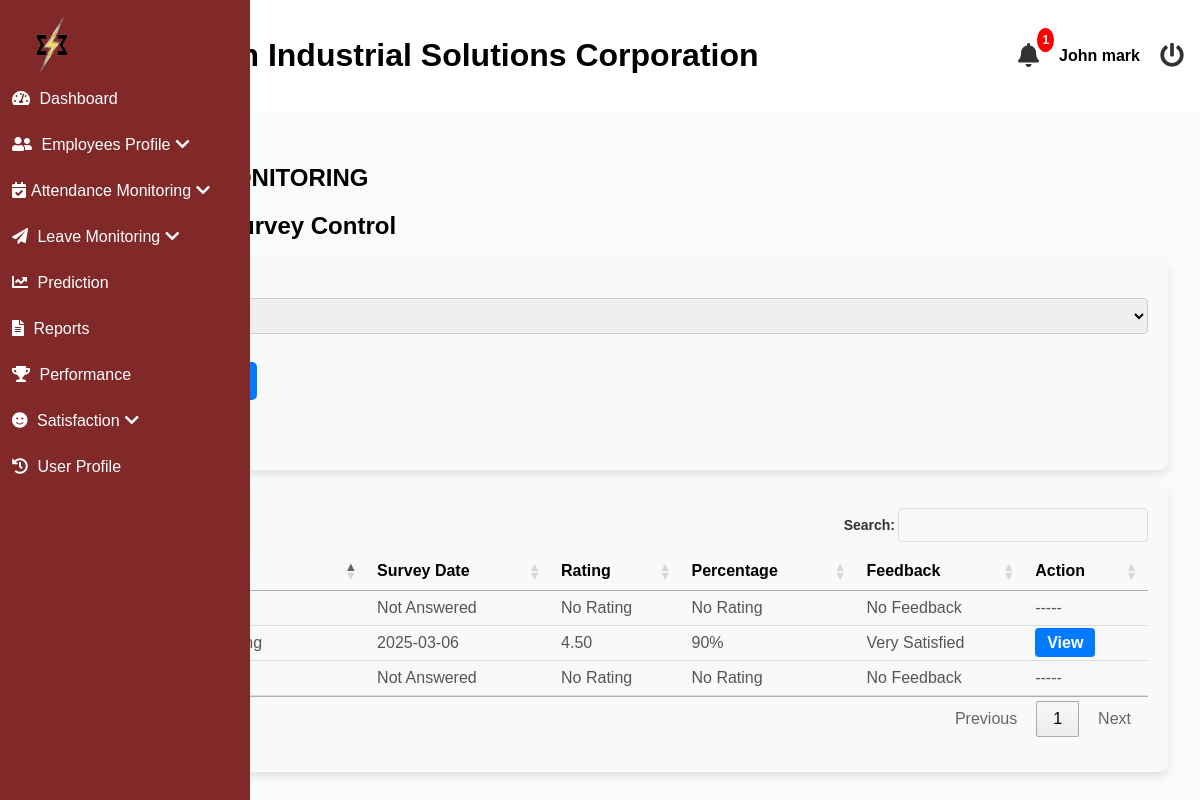
Before: /admin/satisfaction.php (signed in) with the older database file.
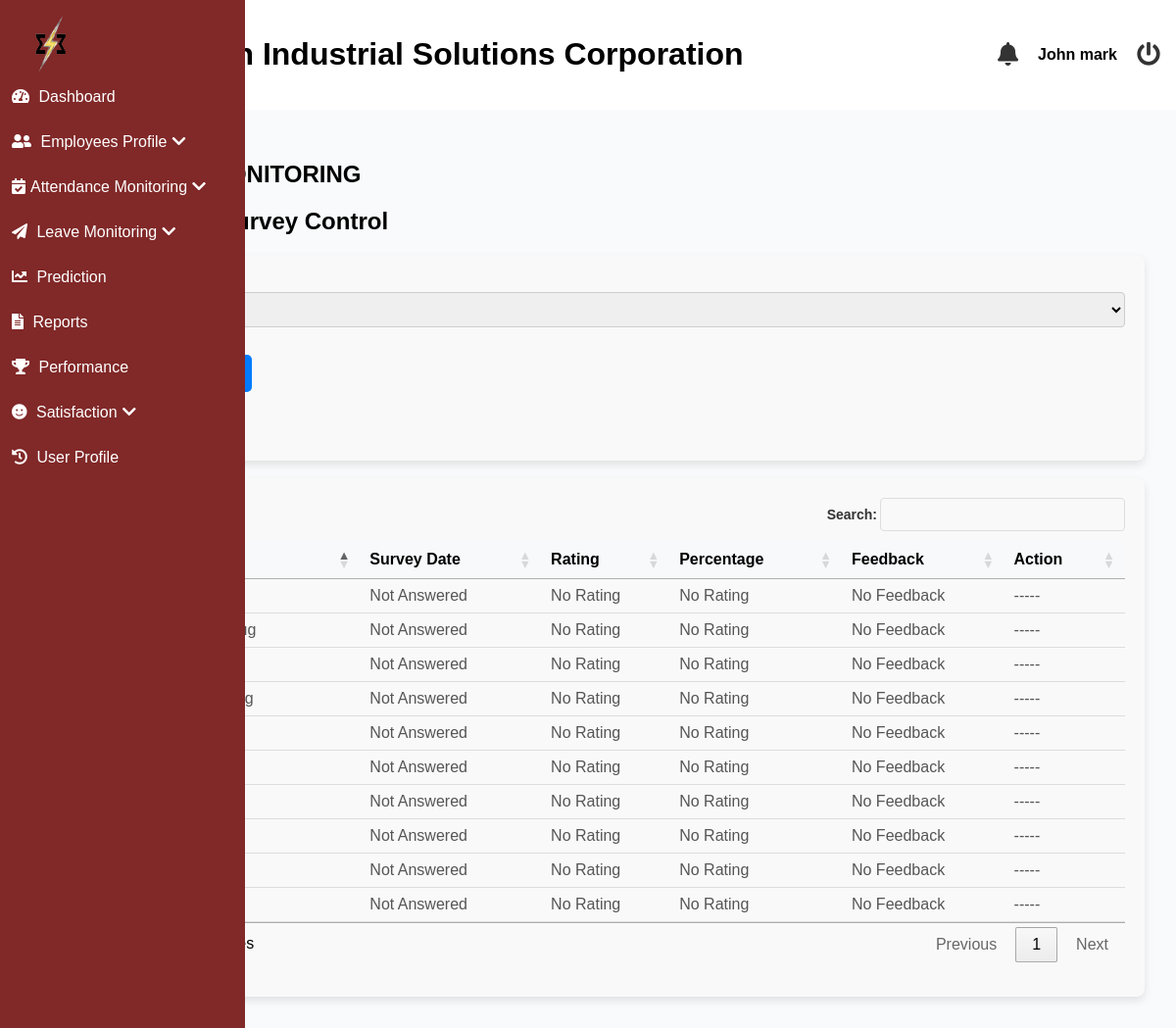
After: the same page with the newer database file.
### tables this page shows
CREATE TABLE `job_satisfaction_surveys` (
  `survey_id` int(11) NOT NULL,
  `employee_id` int(20) NOT NULL,
  `survey_date` date NOT NULL,
  `questions` longtext NOT NULL CHECK (json_valid(`questions`)),
  `overall_rating` decimal(5,2) NOT NULL,
  `rating_description` varchar(50) GENERATED ALWAYS AS (case when `overall_rating` between 4.00 and 5.00 then 'Very Satisfied' when `overall_rating` between 3.00 and 3.99 then 'Neutral' when `overall_rating` between 1.00 and 2.99 then 'Very Dissatisfied' else 'Undefined' end) VIRTUAL
);

CREATE TABLE `employees` (
  `id` int(11) NOT NULL,
  `last_name` varchar(255) NOT NULL,
  `first_name` varchar(255) NOT NULL,
  `middle_name` varchar(255) NOT NULL,
  `suffix` varchar(255) NOT NULL,
  `gender` varchar(32) NOT NULL,
  `email` varchar(100) NOT NULL,
  `position` varchar(255) NOT NULL,
  `hire_date` date NOT NULL,
  `department` varchar(255) NOT NULL,
  `employment_status` varchar(255) NOT NULL,
  `employee_id` int(20) NOT NULL,
  `user_type` int(11) NOT NULL DEFAULT 2 COMMENT '1=admin, 2=staff, 3=super admin',
  `password` varchar(255) NOT NULL,
  `e_status` int(11) NOT NULL DEFAULT 1,
  `date_of_birth` date DEFAULT NULL,
  `age` varchar(32) NOT NULL,
  `contact_number` varchar(20) DEFAULT NULL,
  `perma_address` text DEFAULT NULL,
  `civil_status` varchar(10) DEFAULT NULL,
  `sss_number` varchar(15) DEFAULT NULL,
  `philhealth_number` varchar(15) DEFAULT NULL,
  `pagibig_number` varchar(15) DEFAULT NULL,
  `tin_number` varchar(15) DEFAULT NULL,
  `emergency_contact_name` varchar(50) DEFAULT NULL,
  `emergency_contact_number` varchar(15) DEFAULT NULL,
  `educational_background` enum('Technical-Vocational Program graduate','College graduate','Master''s degree graduate','Doctorate degree graduate') DEFAULT NULL,
  `skills` text DEFAULT NULL,
  `username` varchar(255) NOT NULL,
  `sick_leave` int(11) NOT NULL DEFAULT 0,
  `vacation_leave` int(11) NOT NULL DEFAULT 0,
  `maternity_leave` int(11) NOT NULL DEFAULT 0,
  `paternity_leave` int(11) NOT NULL DEFAULT 0,
  `sick_availed` int(11) NOT NULL,
  `vacation_availed` int(11) NOT NULL,
  `maternity_availed` int(11) NOT NULL,
  `paternity_availed` int(11) NOT NULL,
  `medical` varchar(32) DEFAULT NULL,
  `tor` varchar(32) DEFAULT NULL,
  `nbi_clearance` varchar(32) DEFAULT NULL,
  `resume` varchar(32) DEFAULT NULL,
  `prc` varchar(32) DEFAULT NULL,
  `others` varchar(32) DEFAULT NULL,
  `medical_type` varchar(32) DEFAULT NULL,
  `tor_type` varchar(32) DEFAULT NULL,
  `police_type` varchar(32) DEFAULT NULL,
  `resume_type` varchar(32) DEFAULT NULL,
  `prc_type` varchar(32) DEFAULT NULL,
  `others_type` varchar(32) DEFAULT NULL,
  `is_archived` tinyint(1) DEFAULT 0
);

### admin/satisfaction.php (the view, shortened to what this page needs)
<?php include('header.php'); ?>
<?php include('includes/sideBar.php'); ?>
<link rel="stylesheet" href="https://cdn.datatables.net/1.13.5/css/jquery.dataTables.min.css" />
<main class="main-content">
    <section id="dashboard">
        <h2>SATISFACTION MONITORING</h2>
        <?php
        $conn = mysqli_connect('localhost', 'root', '', 'esetech');
        $status_sql = "SELECT status FROM job_satisfaction_form_status WHERE status_id = 1";
        $status_result = mysqli_query($conn, $status_sql);
        if ($status_result && mysqli_num_rows($status_result) > 0) {
            $status_row = mysqli_fetch_assoc($status_result);
            $current_status = $status_row['status'];
        } else {
            $current_status = 'Closed';
        }
        ?>
        <h2>Job Satisfaction Survey Control</h2>
        <form method="POST" class="evaluation-form">
            <div class="form-group">
            <label for="status">Survey Status:</label>
            <select name="status" id="status">
                <option value="Open" <?php echo ($current_status == 'Open') ? 'selected' : ''; ?>>Open</option>
            </select>
            <br><br>
            <button type="submit">Update Survey Status</button>
        </form>
        <p>Current Form Status: <?php echo $current_status; ?></p>
    <br>
        <form method="POST" class="evaluation-form">
            <div class="form-group">
        <?php
        $query = "
            SELECT
                e.employee_id,
                CONCAT(e.first_name, ' ', e.middle_name, ' ', e.last_name) AS full_name,
                ss.survey_id,
                ss.survey_date,
                ss.overall_rating,
                ss.rating_description,
                (ss.overall_rating / 5) AS satisfaction_score
            FROM employees e
            LEFT JOIN job_satisfaction_surveys ss
            ON e.employee_id = ss.employee_id
        ";
        $result = mysqli_query($conn, $query);
        if ($result) {
            echo '<table id="myTable">';
            echo '<thead><tr><th>Employee Name</th><th>Survey Date</th><th>Rating</th><th>Percentage</th><th>Feedback</th><th>Action</th></tr></thead>';
            echo '<tbody>';
            while ($row = mysqli_fetch_assoc($result)) {
                echo '<tr>';
                echo '<td>' . htmlspecialchars($row['full_name']) . '</td>';
                echo '<td>' . ($row['survey_date'] ? $row['survey_date'] : 'Not Answered') . '</td>';
                echo '<td>' . ($row['overall_rating'] ? $row['overall_rating'] : 'No Rating') . '</td>';
                echo '<td>' . ($row['satisfaction_score'] ? $row['satisfaction_score'] * 100 . "%" : 'No Rating') . '</td>';
                echo '<td>' . ($row['rating_description'] ? $row['rating_description'] : 'No Feedback') . '</td>';
                if ($row['survey_date'] != null || $row['overall_rating'] != null || $row['rating_description'] != null) {
                    echo '<td>'
                        . '<div class="action-buttons">'
                            . '<a href="view_satisfaction?id=' . $row['survey_id'] . '" class="btn">View</a>'
                        . '</div>'
                    . '</td>';
                } else {
                    echo '<td>-----</td>';
                }
                echo '</tr>';
            }
            echo '</tbody>';
            echo '</table>';
        }
        ?>
        </div>
    </form>
    </section>
</main>
<?php include('footer.php'); ?>

### admin/header.php (shortened to what this page needs)
<?php
$conn = mysqli_connect('localhost', 'root', '', 'esetech');
$sql_count = "
    SELECT COUNT(*) AS notification_count FROM (
        (SELECT a.file_date AS action_date FROM leave_applications a WHERE a.status = 'Pending')
        UNION ALL
        (SELECT js.survey_date AS survey_date FROM job_satisfaction_surveys js)
    ) AS notifications;
";
$result_count = mysqli_query($conn, $sql_count);
$row = mysqli_fetch_assoc($result_count);
$notification_count = $row['notification_count'];
?>
<!DOCTYPE html>
<html lang="en">
<head>
    <link rel="stylesheet" href="css/styles.css">
    <link rel="stylesheet" href="https://cdnjs.cloudflare.com/ajax/libs/font-awesome/5.15.4/css/all.min.css">
</head>
<body>
<header>
    <div class="logo">
        <h1>ESE-Tech Industrial Solutions Corporation</h1>
    </div>
    <div class="header-right">
        <div class="notification-container">
            <i class="fas fa-bell bell-btn"></i>
            <?php if ($notification_count > 0): ?>
                <span class="badge"><?php echo $notification_count; ?></span>
            <?php endif; ?>
        </div>
        <div class="profile">
            <strong>
                <?php echo isset($_SESSION['fullname']) ? htmlspecialchars($_SESSION['fullname']) : 'Guest'; ?>
            </strong>
        </div>
        <a href="./logout" class="logout-button">
            <i class="fas fa-power-off"></i>
        </a>
    </div>
</header>
</body>
</html>

Changed rows visible on the page:
removed job_satisfaction_surveys: survey_date "2025-03-06", overall_rating "4.50", satisfaction_score "90", rating_description "Very Satisfied"
added employees: shows "Not Answered", shows "No Rating", shows "No Feedback"
added employees: shows "Not Answered", shows "No Rating", shows "No Feedback"
added employees: shows "Not Answered", shows "No Rating", shows "No Feedback"
added employees: shows "Not Answered", shows "No Rating", shows "No Feedback"
added employees: shows "Not Answered", shows "No Rating", shows "No Feedback"
added employees: shows "Not Answered", shows "No Rating", shows "No Feedback"
added employees: shows "Not Answered", shows "No Rating", shows "No Feedback"
added employees: shows "Not Answered", shows "No Rating", shows "No Feedback"
Other visible differences:
$notification_count: "1" → (not shown)
